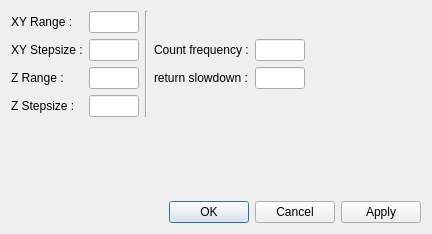
<?xml version="1.0" encoding="UTF-8"?>
<ui version="4.0">
 <class>SettingsDialog</class>
 <widget class="QDialog" name="SettingsDialog">
  <property name="geometry">
   <rect>
    <x>0</x>
    <y>0</y>
    <width>432</width>
    <height>234</height>
   </rect>
  </property>
  <property name="sizePolicy">
   <sizepolicy hsizetype="Preferred" vsizetype="Preferred">
    <horstretch>0</horstretch>
    <verstretch>0</verstretch>
   </sizepolicy>
  </property>
  <property name="windowTitle">
   <string>qudi: Optimiser - Settings</string>
  </property>
  <layout class="QGridLayout" name="gridLayout_2">
   <item row="1" column="0">
    <spacer name="verticalSpacer">
     <property name="orientation">
      <enum>Qt::Vertical</enum>
     </property>
     <property name="sizeHint" stdset="0">
      <size>
       <width>20</width>
       <height>40</height>
      </size>
     </property>
    </spacer>
   </item>
   <item row="2" column="0">
    <widget class="QDialogButtonBox" name="buttonBox">
     <property name="locale">
      <locale language="English" country="UnitedStates"/>
     </property>
     <property name="orientation">
      <enum>Qt::Horizontal</enum>
     </property>
     <property name="standardButtons">
      <set>QDialogButtonBox::Apply|QDialogButtonBox::Cancel|QDialogButtonBox::Ok</set>
     </property>
     <property name="centerButtons">
      <bool>false</bool>
     </property>
    </widget>
   </item>
   <item row="0" column="0">
    <layout class="QGridLayout" name="gridLayout">
     <item row="0" column="0">
      <widget class="QLabel" name="label_2">
       <property name="text">
        <string>XY Range :</string>
       </property>
      </widget>
     </item>
     <item row="0" column="1">
      <widget class="QLineEdit" name="xy_refocusrange_InputWidget">
       <property name="maximumSize">
        <size>
         <width>50</width>
         <height>16777215</height>
        </size>
       </property>
      </widget>
     </item>
     <item row="1" column="0">
      <widget class="QLabel" name="label">
       <property name="text">
        <string>XY Stepsize :</string>
       </property>
      </widget>
     </item>
     <item row="3" column="1">
      <widget class="QLineEdit" name="z_refocusstepsize_InputWidget">
       <property name="maximumSize">
        <size>
         <width>50</width>
         <height>16777215</height>
        </size>
       </property>
      </widget>
     </item>
     <item row="2" column="1">
      <widget class="QLineEdit" name="z_refocusrange_InputWidget">
       <property name="maximumSize">
        <size>
         <width>50</width>
         <height>16777215</height>
        </size>
       </property>
      </widget>
     </item>
     <item row="1" column="1">
      <widget class="QLineEdit" name="xy_refocusstepsize_InputWidget">
       <property name="maximumSize">
        <size>
         <width>50</width>
         <height>16777215</height>
        </size>
       </property>
      </widget>
     </item>
     <item row="2" column="0">
      <widget class="QLabel" name="label_3">
       <property name="text">
        <string>Z Range :</string>
       </property>
      </widget>
     </item>
     <item row="3" column="0">
      <widget class="QLabel" name="label_4">
       <property name="text">
        <string>Z Stepsize :</string>
       </property>
      </widget>
     </item>
     <item row="0" column="2" rowspan="4">
      <widget class="Line" name="line">
       <property name="orientation">
        <enum>Qt::Vertical</enum>
       </property>
      </widget>
     </item>
     <item row="1" column="4">
      <widget class="QLineEdit" name="count_freq_InputWidget">
       <property name="maximumSize">
        <size>
         <width>50</width>
         <height>16777215</height>
        </size>
       </property>
      </widget>
     </item>
     <item row="2" column="4">
      <widget class="QLineEdit" name="return_slow_InputWidget">
       <property name="maximumSize">
        <size>
         <width>50</width>
         <height>16777215</height>
        </size>
       </property>
      </widget>
     </item>
     <item row="1" column="5">
      <spacer name="horizontalSpacer">
       <property name="orientation">
        <enum>Qt::Horizontal</enum>
       </property>
       <property name="sizeHint" stdset="0">
        <size>
         <width>40</width>
         <height>20</height>
        </size>
       </property>
      </spacer>
     </item>
     <item row="1" column="3">
      <widget class="QLabel" name="label_5">
       <property name="text">
        <string>Count frequency :</string>
       </property>
      </widget>
     </item>
     <item row="2" column="3">
      <widget class="QLabel" name="label_6">
       <property name="text">
        <string>return slowdown :</string>
       </property>
      </widget>
     </item>
    </layout>
   </item>
  </layout>
 </widget>
 <resources/>
 <connections>
  <connection>
   <sender>buttonBox</sender>
   <signal>accepted()</signal>
   <receiver>SettingsDialog</receiver>
   <slot>accept()</slot>
   <hints>
    <hint type="sourcelabel">
     <x>257</x>
     <y>224</y>
    </hint>
    <hint type="destinationlabel">
     <x>157</x>
     <y>274</y>
    </hint>
   </hints>
  </connection>
  <connection>
   <sender>buttonBox</sender>
   <signal>rejected()</signal>
   <receiver>SettingsDialog</receiver>
   <slot>reject()</slot>
   <hints>
    <hint type="sourcelabel">
     <x>325</x>
     <y>224</y>
    </hint>
    <hint type="destinationlabel">
     <x>286</x>
     <y>274</y>
    </hint>
   </hints>
  </connection>
 </connections>
</ui>
